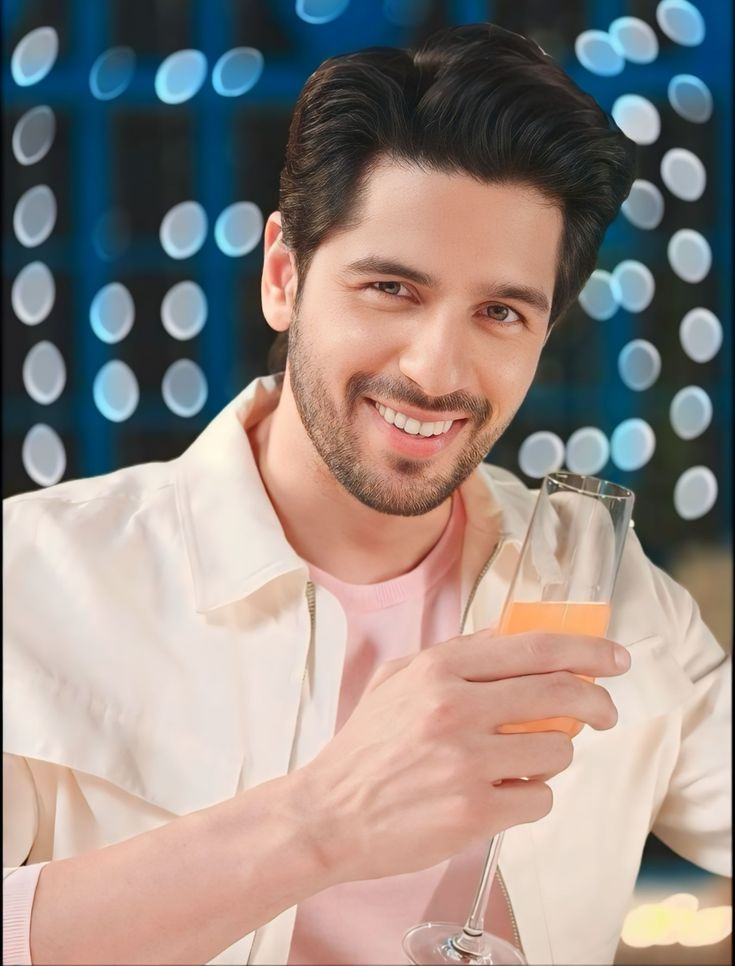
#> input picture Computer_Version_Assignment/13_Magnitude/input.jpg, 735 x 966 px
$ python program.py
#> lines starting #> are read from the running program, lines starting #| are printed output that depends on the picture
import cv2
import numpy as np

img = cv2.imread("input.jpg", 0)
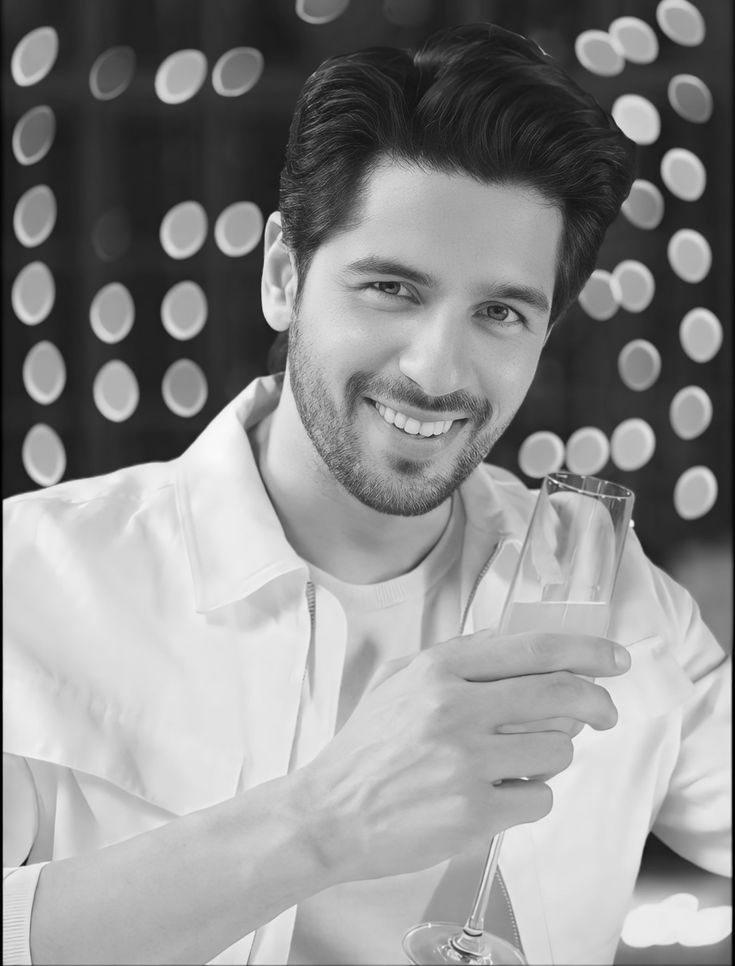
#> img: shape (966, 735); min 0, max 252, mean 141.1

img_float = np.float32(img)

dft = cv2.dft(img_float, flags=cv2.DFT_COMPLEX_OUTPUT)

shifted = np.fft.fftshift(dft)

magnitude = cv2.magnitude(
    shifted[:, :, 0],
    shifted[:, :, 1]
)
magnitude = np.log(magnitude + 1)
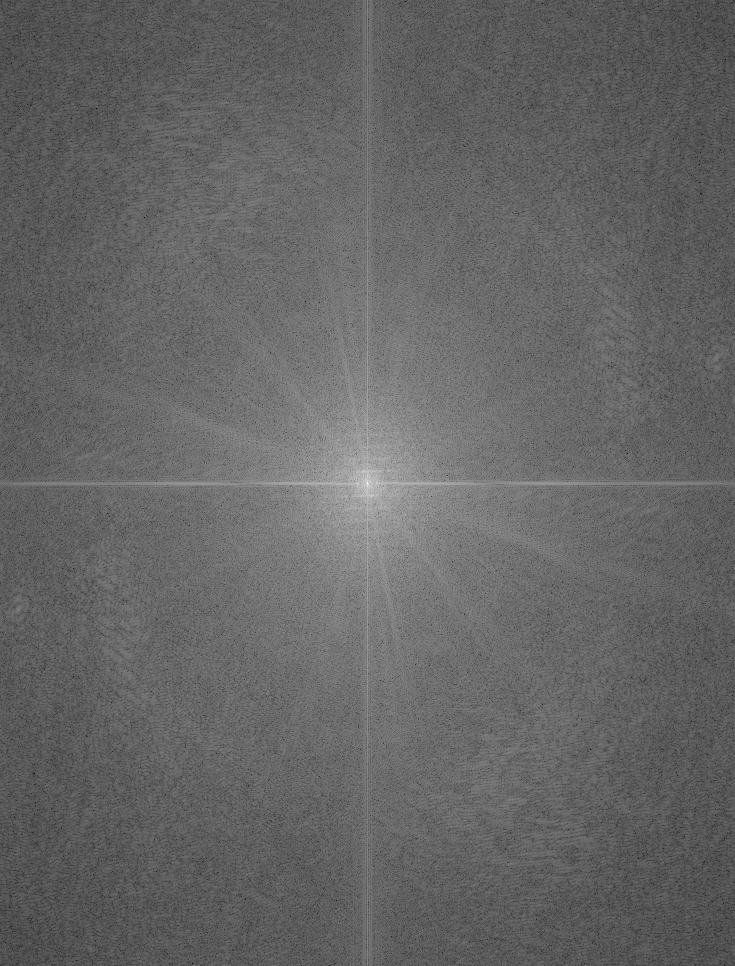
#> magnitude: shape (966, 735) float32; min 0.706, max 18.42, mean 7.76; drawn with min black and max white

magnitude = cv2.normalize(
    magnitude,
    None,
    0,
    255,
    cv2.NORM_MINMAX
)

magnitude = np.uint8(magnitude)

cv2.imwrite("output.png", magnitude)
